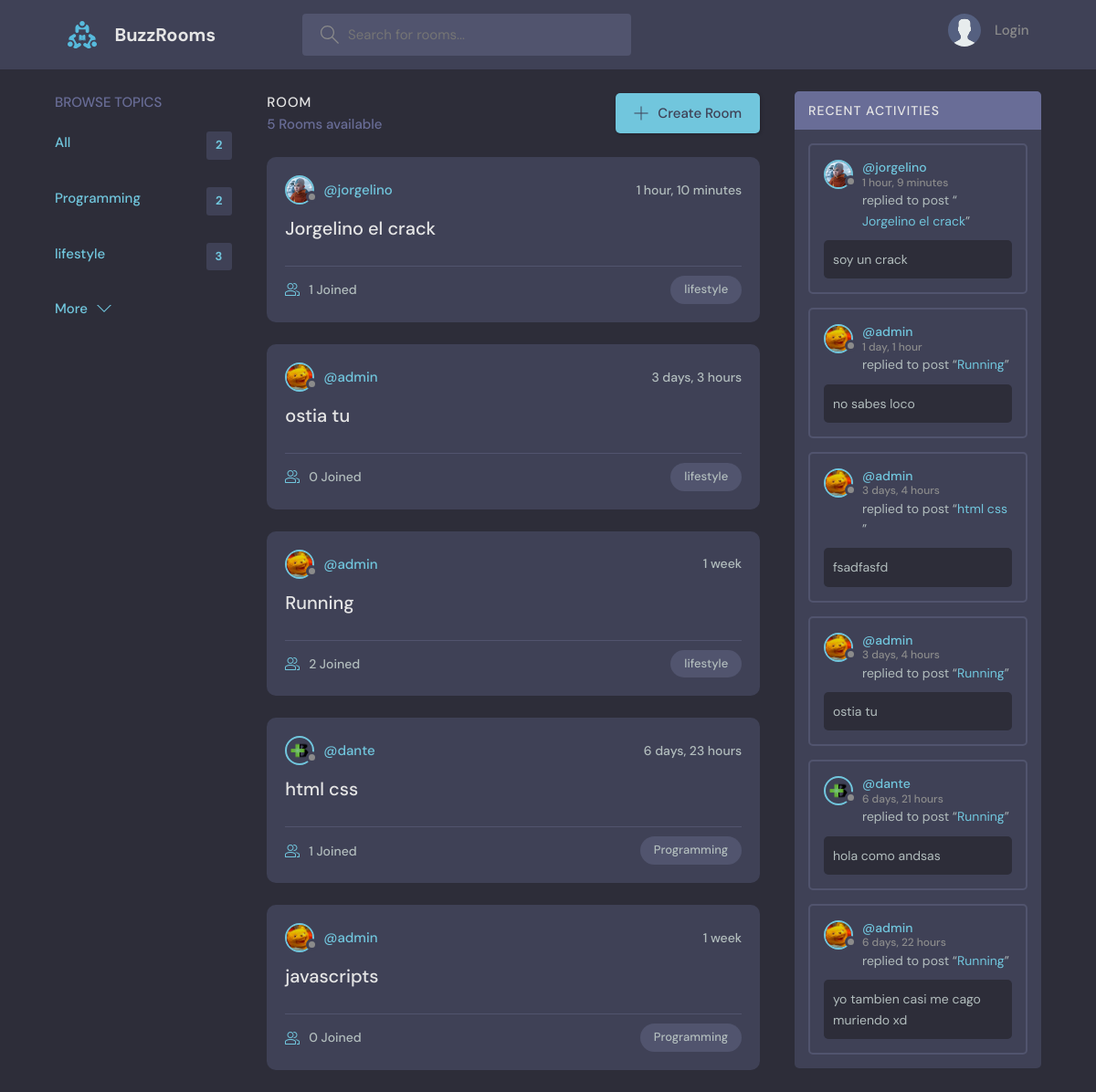
The page / on the database its author committed.
### base/models.py (models this page shows, shortened)
class Topic(models.Model):
    name = models.CharField(max_length=200)

class Room(models.Model):
    host = models.ForeignKey(User, on_delete=models.SET_NULL, null=True)
    topic = models.ForeignKey(Topic, on_delete=models.SET_NULL, null=True)
    name = models.CharField(max_length=200)
    description = models.TextField(null=True , blank=True)
    participants = models.ManyToManyField(User, related_name="participants", blank=True)
    updated = models.DateTimeField(auto_now=True)
    created = models.DateTimeField(auto_now_add=True)
    class Meta:
        ordering = ["-updated", "-created"]
    def __str__(self):
        return self.name

class Profile(models.Model):
    user = models.OneToOneField(User, on_delete=models.CASCADE)
    avatar = models.ImageField(upload_to="profile_pics", default="profile_pics/avatar.jpg")
    bio = models.TextField(blank=True)

class Message(models.Model):
    user = models.ForeignKey(User, on_delete=models.CASCADE)
    room = models.ForeignKey(Room, on_delete=models.CASCADE)
    body = models.TextField()
    updated = models.DateTimeField(auto_now=True)
    created = models.DateTimeField(auto_now_add=True)
    class Meta:
        ordering = ["-updated", "-created"]
    def __str__(self):
        return self.body[0:50]

### base/views.py (the view)
# urls.py: path('', views.home, name="home"),
def home(request):
    q = request.GET.get("q") if request.GET.get("q") != None else ""
    rooms = Room.objects.filter(Q(topic__name__icontains=q) |
                                Q(name__icontains=q) |
                                Q(description__icontains=q))
    topics = Topic.objects.all()[0:5]
    room_messages = Message.objects.filter(Q(room__topic__name__icontains=q))
    room_count = rooms.count()
    context = {"rooms": rooms, "topics": topics, "rooms_count": room_count, "room_messages": room_messages}
    return render(request, "base/home.html", context)

### base/context_processor.py (called while the page is built)
def avatar(request):
    if request.user.is_authenticated:
        return {'avatar': request.user.profile.avatar.url}
    return {'avatar': '/media/profile_pics/default.png'}

### base/templates/base/home.html (shortened to what this page needs)
{% extends 'main.html' %}
{% block content %}
    <main class="layout layout--3">
      <div class="container">
        {% include 'base/topics_component.html' %}
        <div class="roomList">
          <div class="roomList__header">
            <div>
              <h2>Room</h2>
              <p>{{rooms_count}} Rooms available</p>
            </div>
            <a class="btn btn--main" href="{% url 'create_room' %}">
              <svg version="1.1" xmlns="http://www.w3.org/2000/svg" width="32" height="32" viewBox="0 0 32 32">
                <title>add</title>
                <path
                  d="M16.943 0.943h-1.885v14.115h-14.115v1.885h14.115v14.115h1.885v-14.115h14.115v-1.885h-14.115v-14.115z"
                ></path>
              </svg>
              Create Room
            </a>
          </div>
          {% include 'base/feed_component.html' %}
        </div>
        {% include 'base/activity_component.html' %}
      </div>
    </main>
{% endblock %}

### base/templates/base/topics_component.html
<div class="topics">
    <div class="topics__header">
      <h2>Browse Topics</h2>
    </div>
    <ul class="topics__list">
      <li>
        <a href="{% url 'home' %}" class="active">All <span>{{topics.count}}</span></a>
      </li>
        {% for topic in topics %}
        <li>
            <a href="{% url 'home' %}?q={{topic.name}}" class="active">{{topic.name}} <span>{{topic.room_set.all.count}}</span></a>
          </li>
        {% endfor %}
    </ul>
    <a class="btn btn--link" href="{% url 'topics_page' %}">
      More
      <svg version="1.1" xmlns="http://www.w3.org/2000/svg" width="32" height="32" viewBox="0 0 32 32">
        <title>chevron-down</title>
        <path d="M16 21l-13-13h-3l16 16 16-16h-3l-13 13z"></path>
      </svg>
    </a>
  </div>

### base/templates/base/feed_component.html (shortened to what this page needs)
{% for room in rooms %}
<div class="roomListRoom">
    <div class="roomListRoom__header">
      <a href="{% url 'profile' room.host.id %}" class="roomListRoom__author">
        <div class="avatar avatar--small">
          <img src="{{room.host.profile.avatar.url}}" />
        </div>
        <span>@{{room.host.username}}</span>
      </a>
      <div class="roomListRoom__actions">
        <span>{{room.created|timesince}}</span>
      </div>
    </div>
    <div class="roomListRoom__content">
      <a href="{% url 'room' room.id %}">{{room.name}}</a>
    </div>
    <div class="roomListRoom__meta">
      <a href="{% url 'room' room.id %}" class="roomListRoom__joined">
        {{room.participants.all.count}} Joined
      </a>
      <p class="roomListRoom__topic">{{room.topic.name}}</p>
    </div>
  </div>
  {% endfor %}

### base/templates/base/activity_component.html (shortened to what this page needs)
<div class="activities">
    <div class="activities__header">
      <h2>Recent Activities</h2>
    </div>
    {% for message in room_messages %}
    <div class="activities__box">
      <div class="activities__boxHeader roomListRoom__header">
        <a href="{% url 'profile' message.user.id %}" class="roomListRoom__author">
          <div class="avatar avatar--small">
            <img src="{{message.user.profile.avatar.url}}" />
          </div>
          <p>
            @{{message.user.username}}
            <span>{{message.created|timesince}}</span>
          </p>
        </a>
      </div>
      <div class="activities__boxContent">
        <p>replied to post “<a href="{% url 'room' message.room.id %}">{{message.room}}</a>”</p>
        <div class="activities__boxRoomContent">
            {{message}}
        </div>
      </div>
    </div>
    {% endfor %}
  </div>

### rows shown on the page
Topic: name "Programming", room_set.all.count "2"
Topic: name "lifestyle", room_set.all.count "3"
Room: host.profile.avatar (picture), host.username "jorgelino", created "1 hour, 10 minutes", name "Jorgelino el crack", participants.all.count "1", topic.name "lifestyle"
Room: host.profile.avatar (placeholder picture), host.username "admin", created "3 days, 3 hours", name "ostia tu", participants.all.count "0", topic.name "lifestyle"
Room: host.profile.avatar (placeholder picture), host.username "admin", created "1 week", name "Running", participants.all.count "2", topic.name "lifestyle"
Room: host.profile.avatar (picture), host.username "dante", created "6 days, 23 hours", name "html css", participants.all.count "1", topic.name "Programming"
Room: host.profile.avatar (placeholder picture), host.username "admin", created "1 week", name "javascripts", participants.all.count "0", topic.name "Programming"
Message: user.profile.avatar (picture), user.username "jorgelino", created "1 hour, 9 minutes", room "Jorgelino el crack", body "soy un crack"
Message: user.profile.avatar (placeholder picture), user.username "admin", created "1 day, 1 hour", room "Running", body "no sabes loco"
Message: user.profile.avatar (placeholder picture), user.username "admin", created "3 days, 4 hours", room "html css", body "fsadfasfd"
Message: user.profile.avatar (placeholder picture), user.username "admin", created "3 days, 4 hours", room "Running", body "ostia tu"
Message: user.profile.avatar (picture), user.username "dante", created "6 days, 21 hours", room "Running", body "hola como andsas"
Message: user.profile.avatar (placeholder picture), user.username "admin", created "6 days, 22 hours", room "Running", body "yo tambien casi me cago muriendo xd"

### other values the page prints
{{ topics.count }} "2"
{{ rooms_count }} "5"
